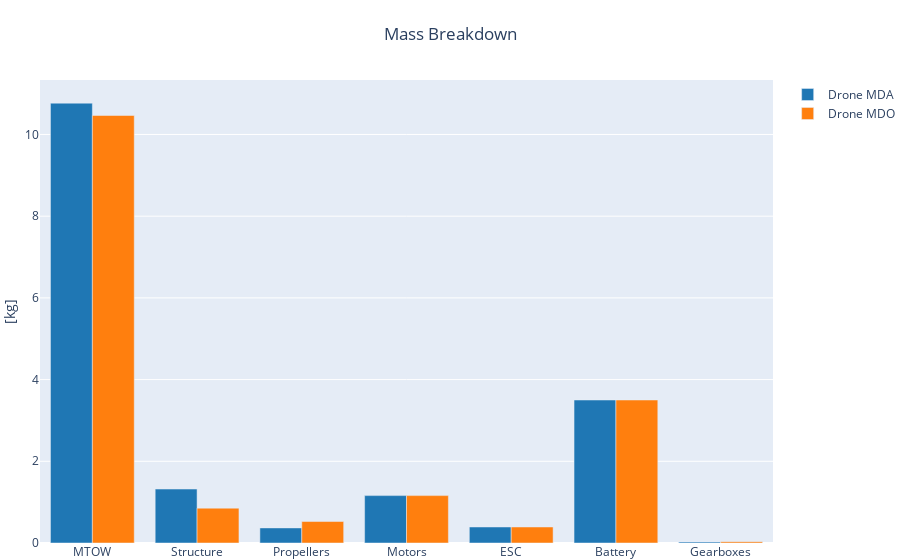

Notebook code cell kept with this figure:
### Code cell
import os.path as pth
from fastoad.io import VariableIO

DATA_FOLDER_PATH = '../data'
WORK_FOLDER_PATH = '../workdir'

MDA_OUTPUT_FILE = pth.join(WORK_FOLDER_PATH, 'problem_outputs_mda.xml')
MDO_OUTPUT_FILE = pth.join(WORK_FOLDER_PATH, 'problem_outputs_mdo.xml')

fig = mass_breakdown_bar_plot(MDA_OUTPUT_FILE, name='Drone MDA')
fig = mass_breakdown_bar_plot(MDO_OUTPUT_FILE, name='Drone MDO', fig=fig)
fig.show()

### Figure 1 — Plotly figure (JSON) as saved in the notebook; plotly's stock layout.template omitted (floating-point values rounded to 4 significant figures)
{"data": [{"marker": {"color": "rgb(31, 119, 180)"}, "name": "Drone MDA", "type": "bar", "x": ["MTOW", "Structure", "Propellers", "Motors", "ESC", "Battery", "Gearboxes"], "y": [10.77, 1.32, 0.3693, 1.16, 0.392, 3.5, 0.02509]}, {"marker": {"color": "rgb(255, 127, 14)"}, "name": "Drone MDO", "type": "bar", "x": ["MTOW", "Structure", "Propellers", "Motors", "ESC", "Battery", "Gearboxes"], "y": [10.46, 0.8531, 0.5258, 1.16, 0.392, 3.5, 0.03313]}], "layout": {"margin": {"b": 0, "l": 0, "r": 0, "t": 80}, "title": {"text": "Mass Breakdown", "x": 0.5}, "yaxis": {"title": {"text": "[kg]"}}}}
